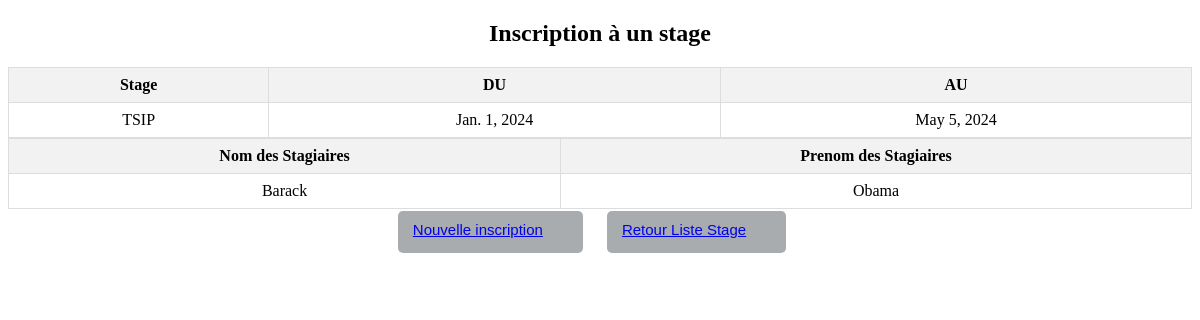
The page /lien/TSIP/ on the database its author committed.
### stage/models.py (models this page shows)
class Stage(models.Model):
    nostage=models.CharField(max_length=4)
    typestage=models.CharField(max_length=20)
    datedebut=models.DateField()
    datefin=models.DateField()
    nbreplace = models.IntegerField()
    nbreinscrit = models.IntegerField()

### stagiaire/models.py (models this page shows)
class Stagiaire(models.Model):
    numsta=models.IntegerField()
    nom=models.CharField(max_length=20)
    prenom=models.CharField(max_length=20)
    annee=models.IntegerField()
    diplome=models.CharField(max_length=10)
    sex=models.CharField(max_length=1)
    stage=models.CharField(max_length=10)

### stage/views.py (the view)
# urls.py: path('lien/<str:nom_lien>/', views.detail_lien, name='detail_lien'),
def detail_lien(request, nom_lien):
    stagiaire = Stagiaire.objects.all()
    try:
        lien = Stage.objects.get(typestage=nom_lien)
    except Stage.DoesNotExist:
        return HttpResponse("Erreur")
    return render(request, 'stage/modifstage.html', {'lien': lien , 'stagiaire':stagiaire})

### templates/stage/modifstage.html (shortened to what this page needs)
<!DOCTYPE html>
<html>
<head>
</head>
<body>
    <h2><center>Inscription à un stage</center></h2>
    <table>
        <thead>
            <tr>
                <th>Stage</th>
                <th>DU</th>
                <th>AU</th>
            </tr>
        </thead>
        <tbody>
            <tr>
                <td>{{ lien.typestage }}</td>
                <td>{{ lien.datedebut }}</td>
                <td>{{ lien.datefin }}</td>
            </tr>
        </tbody>
    </table>
    <table border="1px">
        <thead>
            <tr bgcolor="#A9ACAF">
                <th >Nom des Stagiaires</th>
                <th>Prenom des Stagiaires</th>
            </tr>
        </thead>
        <tbody>
            {% for st in stagiaire %}
                {% if st.stage == lien.typestage %}
                    <tr>
                        <td>{{ st.nom }}</td>
                        <td> {{ st.prenom }} </td>
                    </tr>
                {% endif %}
            {% endfor %}
        </tbody>
    </table>
    <center>  <button><a href="{% url 'inscrit' lien.typestage  %}">Nouvelle inscription</a></button>
        <button><a href="{% url 'retourdebut' %}">Retour Liste Stage</a></button>
        </center>
</body>
</html>

### templates/stage/modifstage.html (style rules this page uses)
button { background-color:#A9ACAF; border: none; color: white; padding: 10px 40px 15px 15px; text-align: center; text-decoration: none; display: inline-block; font-size: 15px; margin: 2px 18px 6px 2px; cursor: pointer; border-radius: 5px; }
table { border-collapse: collapse; width: 100%; }
th, td { border: 1px solid #ddd; padding: 8px; text-align: center; }
th { background-color: #f2f2f2; }

### rows shown on the page
Stage: typestage "TSIP", datedebut "Jan. 1, 2024", datefin "May 5, 2024"
Stagiaire: nom "Barack", prenom "Obama"
